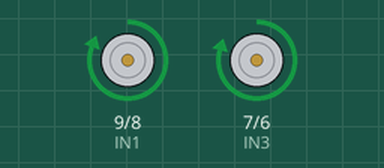
Recording of a sketch running on a simulated Arduino Uno, built with avr-gcc and run on an emulated ATmega328P. On the bench: motor-driver pin pairs drawn as motors (green arrow = first pin HIGH = forward, orange = second pin HIGH = backward, longer = more drive, scaled by the enable pin).

Above: at 7.0 s.
At 12.5 s:
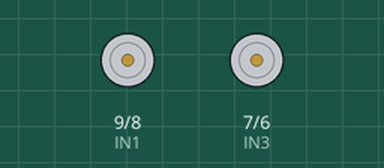
At 18.0 s:
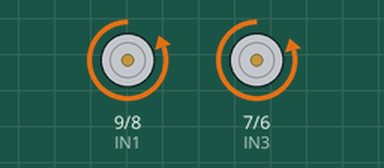
Timing chart, 0 to 30.6 s (numbered marks = the images above):
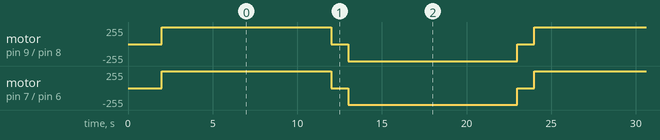

The sketch:

DCMotorDriver-Example.ino
```cpp
/**
 * L298N Motor Driver - Two DC Motor Control
 * Author: Omar Draidrya
 * Website: omartronics.com
 *
 * Controls forward, stop, and reverse for two DC motors
 * using the L298N dual H-bridge with PWM speed control.
 */

#define IN1 9    // Motor A direction pin 1
#define IN2 8    // Motor A direction pin 2
#define IN3 7    // Motor B direction pin 1
#define IN4 6    // Motor B direction pin 2
#define ENA 10   // Motor A speed control (PWM)
#define ENB 5    // Motor B speed control (PWM)

// Als de motor te ver naar links gaat, moet motorSpeed omhoog, als hij te ver naar rechts gaat moet motorSpeed omlaag
const int motorSpeed = 250.5;//195; // Links
const int motorSpeed2 = 255;//140; // Rechts
//
void setup() {
  // Set all motor control pins as outputs
  pinMode(IN1, OUTPUT);
  pinMode(IN2, OUTPUT);
  pinMode(IN3, OUTPUT);
  pinMode(IN4, OUTPUT);
  pinMode(ENA, OUTPUT);
  pinMode(ENB, OUTPUT);

  // Start with motors stopped
  digitalWrite(IN1, LOW);
  digitalWrite(IN2, LOW);
  digitalWrite(IN3, LOW);
  digitalWrite(IN4, LOW);

  delay(2000);
}

void loop() {
  // --- Move both motors FORWARD at half speed ---
  digitalWrite(IN1, HIGH);
  digitalWrite(IN2, LOW);
  digitalWrite(IN3, HIGH);
  digitalWrite(IN4, LOW);
  analogWrite(ENA, motorSpeed2);   // Motor A at ~50% speed
  analogWrite(ENB, motorSpeed);   // Motor B at ~50% speed
  delay(10000);

  // --- STOP both motors ---
  digitalWrite(IN1, LOW);
  digitalWrite(IN2, LOW);
  digitalWrite(IN3, LOW);
  digitalWrite(IN4, LOW);
  delay(1000);

  // --- Move both motors BACKWARD at half speed ---
  digitalWrite(IN1, LOW);
  digitalWrite(IN2, HIGH);
  digitalWrite(IN3, LOW);
  digitalWrite(IN4, HIGH);
  analogWrite(ENA, motorSpeed2);
  analogWrite(ENB, motorSpeed);
  delay(10000);

  // --- STOP both motors ---
  digitalWrite(IN1, LOW);
  digitalWrite(IN2, LOW);
  digitalWrite(IN3, LOW);
  digitalWrite(IN4, LOW);
  delay(1000);

  // digitalWrite(IN1, HIGH);
  // digitalWrite(IN2, LOW);
  // digitalWrite(IN3, LOW);
  // digitalWrite(IN4, HIGH);
  // analogWrite(ENA, motorSpeed);   // Motor A at ~50% speed
  // analogWrite(ENB, motorSpeed);   // Motor B at ~50% speed
  // delay(2000);

  // digitalWrite(IN1, LOW);
  // digitalWrite(IN2, HIGH);
  // digitalWrite(IN3, HIGH);
  // digitalWrite(IN4, LOW);
  // analogWrite(ENA, motorSpeed);   // Motor A at ~50% speed
  // analogWrite(ENB, motorSpeed);   // Motor B at ~50% speed
  // delay(2000);

}
```

Measured:
- by itself, motor on pin 9 (IN1) / pin 8 (IN2): repeats every 22.0 s: stopped 1.0 s, backward 255/255 10.0 s, stopped 1.0 s, forward 255/255 10.0 s
- by itself, motor on pin 7 (IN3) / pin 6 (IN4): repeats every 22.0 s: stopped 1.0 s, backward 250/255 10.0 s, stopped 1.0 s, forward 250/255 10.0 s
